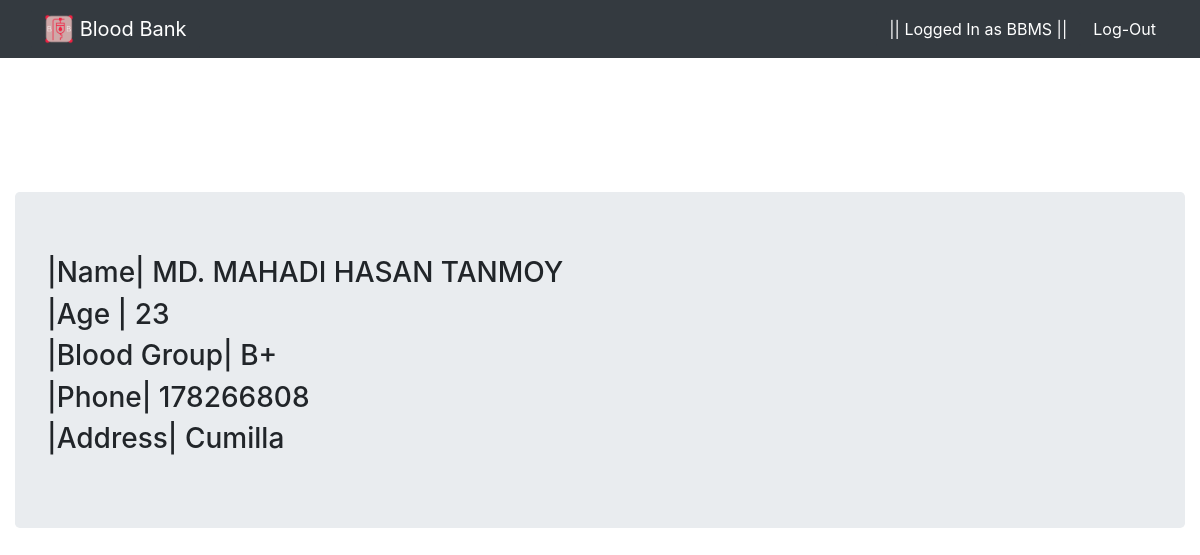
Page /donordetails/8/ (signed in) on the committed database.
### bloodbank/models.py (models this page shows, shortened)
class BloodClass(models.Model):
    name = models.CharField(max_length=100)
    blood_group = models.CharField(max_length=3)
    age = models.IntegerField()
    address = models.CharField(max_length=250)
    phone_number = models.CharField(max_length=14)
    user = models.ForeignKey(User,on_delete=models.CASCADE)

### bloodbank/views.py (the view)
# urls.py: path('donordetails/<int:donor_id>/', views.donordetails, name='donordetails'),
@login_required
def donordetails(request,donor_id):
    dd = get_object_or_404(BloodClass, pk=donor_id)
    return render(request,'bloodbank/donordetails.html', {'dd':dd})

### bloodbank/templates/bloodbank/donordetails.html
{% extends 'bloodbank/base.html' %}
{% block content %}
<br><br><br><br>
<div class="jumbotron">
<h3>|Name| {{ dd.name }}</h3>
<h3>|Age | {{ dd.age }}</h3>
<h3>|Blood Group| {{ dd.blood_group }}</h3>
<h3>|Phone| {{ dd.phone_number }}</h3>
<h3>|Address| {{ dd.address }}</h3>
</div>
{% endblock %}

### bloodbank/templates/bloodbank/base.html (shortened to what this page needs)
{% load static %}
<!DOCTYPE html>
<html lang="en">
<head>
    <link rel="stylesheet" href="{% static 'bloodbank/bootstrap.css' %}">
    <link rel="stylesheet" href="{% static 'bloodbank/testcss.css' %}">
</head>
<body>
    <nav class="navbar navbar-expand-md fixed-top bg-dark navbar-dark">
        <div class="container-fluid">
        <div class="navbar-header">
            <a href="{% url 'home' %}" class="navbar-brand btn btn-dark">
            <img src="{% static 'bloodbank/LogoMakr-1AIuCn.png' %}" width="30" height="30" class="d-inline-block align-top">
            <span>Blood Bank</span>
            </a>
        </div>
        {% if user.is_authenticated %}
        <ul class="navbar-nav">
            <li class="nav-item"><button type="button"  class="btn btn-dark">|| Logged In as {{ user.username }} ||</button></li>
            <li class="nav-item">
                <form method="POST" action="{% url 'logoutuser' %}">
                <button type="submit"  class="btn btn-dark">Log-Out</button>
            </li>
        </ul>
        {% endif %}
    </div>
    </nav>
    <div class="container-fluid">
        <br>
        <br>
        <br>
        <br>
    {% block content %}{% endblock %}
</div>
</body>
</html>

### rows in the picture
BloodClass: name "MD. MAHADI HASAN TANMOY", age "23", blood_group "B+", phone_number "178266808", address "Cumilla"

### other values in the picture
{{ user.username }} "BBMS"
